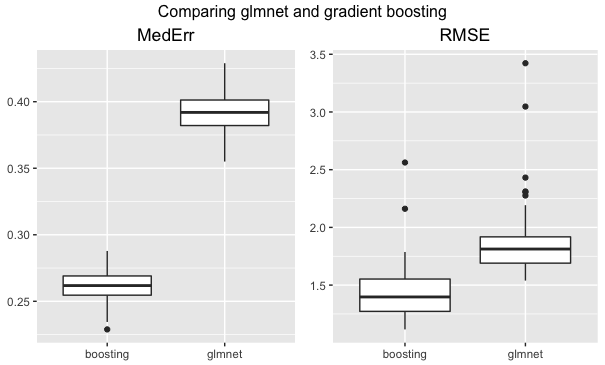

Write the R code that produced this figure.
library(tidyr)
library(dplyr)
library(ggplot2)
library(gridExtra)

# Key takeaway: x axis label get melted into one column in the input data
setwd("/Users/Ruixuan/Documents/01infoVisual/hw/hw1/")

glmnet <- read.csv("results-glmnet-cross-table.csv")
gradient <- read.csv("results-gradient-boosting.csv")
pgboost <- read.csv("results-pgboost-cross-table.csv")

# one dataset for mederr, one dataset for rmse, one for mederr
mederr <- data.frame(index = glmnet[,c(1)], glmnet = glmnet[, c(3)], boosting = pgboost[, c(3)])
rmse <- data.frame(index = glmnet[,c(1)], glmnet = glmnet[, c(2)], boosting = pgboost[, c(2)])

# gather: wide to long data
# columns names becomes one variable --> label
# arg1-arg5: short dataset,level,value,column name1,columns name2 [-column1]
long_mederr <- gather(mederr, label, value, glmnet, boosting)
long_rmse <- gather(rmse, label, value, glmnet, boosting)

plot1 <- ggplot(data = long_mederr, aes(x=label, y=value)) + geom_boxplot() + ggtitle("MedErr") + theme(axis.title.x=element_blank(), 
                                                                                                        axis.title.y = element_blank(), 
                                                                                                        plot.title = element_text(hjust = 0.5))

plot2 <- ggplot(data = long_rmse, aes(x=label, y=value)) + geom_boxplot() + ggtitle("RMSE") + theme(axis.title.x=element_blank(), 
                                                                                                    axis.title.y = element_blank(), 
                                                                                                    plot.title = element_text(hjust = 0.5))

# This is useful when the two plots are not based on the same data
# http://stackoverflow.com/questions/1249548/side-by-side-plots-with-ggplot2
grid.arrange(plot1, plot2, ncol=2, top = "Comparing glmnet and gradient boosting")
